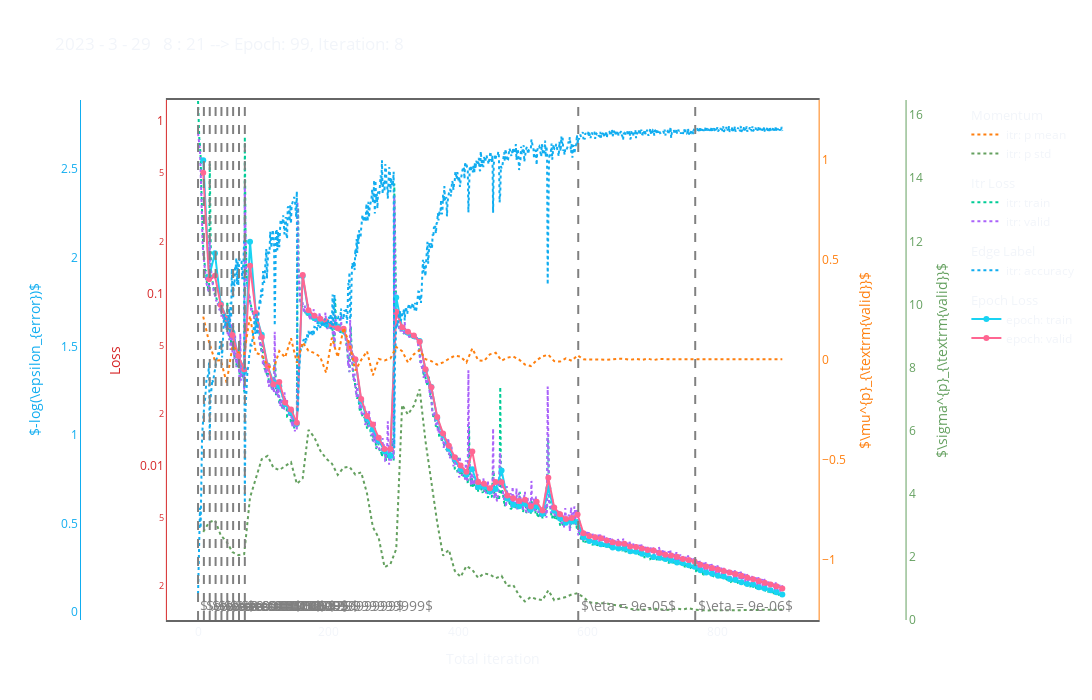

Notebook source saved alongside this figure:
### Code cell
df, t = update_csv()
fig = update_fig(df, t)
fig.show()
while True:
    df, t = update_csv()
    fig = update_fig(df, t)
    time.sleep(30)
    clear_output(wait=False)
    fig.show()

### Figure 1 — Plotly figure (JSON) as saved in the notebook; plotly's stock layout.template omitted (floating-point values rounded to 4 significant figures; data arrays with more than 128 entries replaced by an {"elided": "..."} marker saying what was removed)
{"data": [{"legendgroup": "Momentum", "legendgrouptitle": {"text": "Momentum"}, "line": {"color": "#ff7f0e", "dash": "dot"}, "mode": "lines", "name": "itr: p mean", "x": [8, 17, 26, 35, 44, 53, 62, 71, 80, 89, 98, 107, 116, 125, 134, 143, 152, 161, 170, 179, 188, 197, 206, 215, 224, 233, 242, 251, 260, 269, 278, 287, 296, 305, 314, 323, 332, 341, 350, 359, 368, 377, 386, 395, 404, 413, 422, 431, 440, 449, 458, 467, 476, 485, 494, 503, 512, 521, 530, 539, 548, 557, 566, 575, 584, 593, 602, 611, 620, 629, 638, 647, 656, 665, 674, 683, 692, 701, 710, 719, 728, 737, 746, 755, 764, 773, 782, 791, 800, 809, 818, 827, 836, 845, 854, 863, 872, 881, 890, 899], "y": [0.2168, 0.08896, -0.004093, -0.000829, -0.1137, 0.07035, 0.03903, 0.03011, 0.2207, 0.03559, 0.02495, -0.02867, -0.0473, 0.04458, 0.01265, 0.1085, -0.01342, 0.08824, 0.04592, 0.03495, 0.01547, -0.06324, 0.1112, 0.01398, 0.1611, 0.07851, -0.05278, 0.0004019, 0.04377, -0.07673, 0.005376, -0.002044, 0.007619, 0.06473, 0.04464, -0.0125, 0.02829, 0.04918, 0.004018, -0.005411, -0.02312, -0.0118, 0.005957, 0.02144, 0.01692, -0.01213, 0.05819, -0.001802, -0.004731, 0.02836, 0.03626, -0.003174, 0.01154, 0.01771, 0.001855, -0.02306, -0.03043, -0.001238, 0.01808, 0.02623, -0.005508, -0.008012, 0.00867, -0.004069, 0.02346, 0.003171, 0.002911, 0.0009235, 0.001938, 0.001022, 0.003791, 0.006691, 0.00538, 0.001164, 0.005934, 0.0007262, 0.006749, -0.0004655, 0.005743, 0.003077, 0.003444, 0.003642, 0.003862, 0.003215, 0.005779, 0.003304, 0.002504, 0.0033, 0.002861, 0.003828, 0.003562, 0.003993, 0.003995, 0.003368, 0.003358, 0.003947, 0.003804, 0.004139, 0.004359, 0.003263], "yaxis": "y3", "type": "scatter", "uid": "d6eab943-fe45-4115-88ca-dabd3f840681"}, {"legendgroup": "Momentum", "line": {"color": "#64a05f", "dash": "dot"}, "mode": "lines", "name": "itr: p std", "x": [8, 17, 26, 35, 44, 53, 62, 71, 80, 89, 98, 107, 116, 125, 134, 143, 152, 161, 170, 179, 188, 197, 206, 215, 224, 233, 242, 251, 260, 269, 278, 287, 296, 305, 314, 323, 332, 341, 350, 359, 368, 377, 386, 395, 404, 413, 422, 431, 440, 449, 458, 467, 476, 485, 494, 503, 512, 521, 530, 539, 548, 557, 566, 575, 584, 593, 602, 611, 620, 629, 638, 647, 656, 665, 674, 683, 692, 701, 710, 719, 728, 737, 746, 755, 764, 773, 782, 791, 800, 809, 818, 827, 836, 845, 854, 863, 872, 881, 890, 899], "y": [2.793, 3.098, 3.166, 2.683, 2.48, 2.152, 2.056, 2.09, 3.882, 4.466, 5.098, 5.201, 4.828, 4.752, 4.875, 5.002, 4.315, 4.488, 6.025, 5.79, 5.369, 5.12, 4.956, 4.599, 4.831, 4.856, 4.608, 4.681, 4.01, 2.944, 2.605, 1.676, 1.769, 2.252, 6.817, 6.511, 6.792, 7.31, 5.664, 4.401, 3.088, 2.039, 2.226, 1.559, 1.368, 1.711, 1.592, 1.335, 1.476, 1.444, 1.324, 1.398, 1.075, 1.11, 0.776, 0.588, 0.7288, 0.6573, 0.6287, 0.9432, 0.6275, 0.6809, 0.7308, 0.8101, 0.8474, 0.721, 0.5601, 0.5377, 0.5369, 0.5237, 0.4824, 0.4615, 0.4161, 0.3508, 0.3336, 0.3205, 0.3353, 0.3548, 0.3451, 0.3154, 0.331, 0.365, 0.3324, 0.3763, 0.328, 0.3081, 0.3019, 0.3083, 0.305, 0.3078, 0.3114, 0.3112, 0.3129, 0.3182, 0.3202, 0.32, 0.3211, 0.3253, 0.3257, 0.3247], "yaxis": "y4", "type": "scatter", "uid": "7ae032f1-4811-4360-9b8b-56d63f2569be"}, {"legendgroup": "Itr Loss", "legendgrouptitle": {"text": "Itr Loss"}, "line": {"dash": "dot"}, "mode": "lines", "name": "itr: train", "x": {"elided": "900 int values"}, "y": {"elided": "900 float values"}, "type": "scatter", "uid": "1ac98692-b276-459c-a4a2-bbda7e02263d"}, {"legendgroup": "Itr Loss", "line": {"dash": "dot"}, "mode": "lines", "name": "itr: valid", "x": {"elided": "900 int values"}, "y": {"elided": "900 float values"}, "type": "scatter", "uid": "525f3369-1901-481d-a729-de2276075c44"}, {"legendgroup": "Edge Label", "legendgrouptitle": {"text": "Edge Label"}, "line": {"color": "#11ADF0", "dash": "dot"}, "mode": "lines", "name": "itr: accuracy", "x": {"elided": "900 int values"}, "y": {"elided": "900 float values"}, "yaxis": "y2", "type": "scatter", "uid": "de2844dd-29ea-4388-b10e-12d6457f5010"}, {"legendgroup": "Epoch Loss", "legendgrouptitle": {"text": "Epoch Loss"}, "mode": "lines+markers", "name": "epoch: train", "x": [8, 17, 26, 35, 44, 53, 62, 71, 80, 89, 98, 107, 116, 125, 134, 143, 152, 161, 170, 179, 188, 197, 206, 215, 224, 233, 242, 251, 260, 269, 278, 287, 296, 305, 314, 323, 332, 341, 350, 359, 368, 377, 386, 395, 404, 413, 422, 431, 440, 449, 458, 467, 476, 485, 494, 503, 512, 521, 530, 539, 548, 557, 566, 575, 584, 593, 602, 611, 620, 629, 638, 647, 656, 665, 674, 683, 692, 701, 710, 719, 728, 737, 746, 755, 764, 773, 782, 791, 800, 809, 818, 827, 836, 845, 854, 863, 872, 881, 890, 899], "y": [0.5934, 0.1256, 0.1711, 0.08709, 0.07197, 0.05922, 0.04383, 0.0353, 0.1997, 0.07628, 0.05759, 0.03815, 0.03048, 0.02894, 0.02279, 0.02044, 0.01755, 0.1262, 0.07763, 0.07201, 0.06866, 0.06634, 0.06435, 0.06437, 0.06048, 0.04874, 0.04112, 0.02379, 0.01879, 0.01631, 0.01398, 0.01215, 0.01141, 0.09468, 0.06323, 0.0591, 0.05651, 0.05296, 0.03582, 0.02864, 0.01894, 0.01507, 0.01256, 0.01094, 0.009536, 0.008868, 0.009556, 0.007532, 0.007556, 0.007085, 0.007329, 0.009399, 0.006464, 0.005948, 0.005833, 0.00602, 0.005564, 0.005832, 0.005248, 0.007409, 0.005511, 0.004947, 0.004671, 0.004755, 0.004719, 0.003844, 0.003667, 0.003592, 0.003504, 0.00347, 0.003353, 0.003318, 0.003308, 0.003198, 0.003171, 0.003088, 0.00305, 0.002955, 0.00293, 0.002882, 0.002819, 0.002751, 0.002721, 0.002649, 0.002592, 0.002476, 0.002402, 0.002363, 0.002306, 0.002277, 0.002206, 0.002178, 0.00211, 0.002065, 0.002045, 0.001976, 0.001944, 0.001895, 0.001849, 0.00179], "type": "scatter", "uid": "e1263cb7-b510-4d14-860b-cbccad6c05ea"}, {"legendgroup": "Epoch Loss", "mode": "lines+markers", "name": "epoch: valid", "x": [8, 17, 26, 35, 44, 53, 62, 71, 80, 89, 98, 107, 116, 125, 134, 143, 152, 161, 170, 179, 188, 197, 206, 215, 224, 233, 242, 251, 260, 269, 278, 287, 296, 305, 314, 323, 332, 341, 350, 359, 368, 377, 386, 395, 404, 413, 422, 431, 440, 449, 458, 467, 476, 485, 494, 503, 512, 521, 530, 539, 548, 557, 566, 575, 584, 593, 602, 611, 620, 629, 638, 647, 656, 665, 674, 683, 692, 701, 710, 719, 728, 737, 746, 755, 764, 773, 782, 791, 800, 809, 818, 827, 836, 845, 854, 863, 872, 881, 890, 899], "y": [0.5022, 0.1209, 0.1268, 0.08574, 0.07099, 0.05749, 0.04355, 0.03621, 0.1448, 0.07707, 0.05574, 0.03783, 0.0297, 0.03067, 0.02327, 0.02124, 0.0178, 0.128, 0.07997, 0.07416, 0.07122, 0.06905, 0.06517, 0.06274, 0.06238, 0.04837, 0.04147, 0.02443, 0.01948, 0.01735, 0.01453, 0.01252, 0.01253, 0.07842, 0.06361, 0.06002, 0.057, 0.05243, 0.03631, 0.02855, 0.01918, 0.01537, 0.01309, 0.01121, 0.01004, 0.009233, 0.01211, 0.008043, 0.007859, 0.007419, 0.008052, 0.008026, 0.00673, 0.006487, 0.006249, 0.006345, 0.005802, 0.006183, 0.005497, 0.008511, 0.005736, 0.005232, 0.004912, 0.004982, 0.00521, 0.004061, 0.003909, 0.003849, 0.003794, 0.003691, 0.003596, 0.003536, 0.003534, 0.003406, 0.003376, 0.003313, 0.003244, 0.003223, 0.003124, 0.00305, 0.003016, 0.002965, 0.002882, 0.002845, 0.002784, 0.002664, 0.002606, 0.002553, 0.002502, 0.002451, 0.002402, 0.002355, 0.002302, 0.002252, 0.002199, 0.002149, 0.0021, 0.002049, 0.001998, 0.001944], "type": "scatter", "uid": "4a1f1d32-1fad-4162-a297-c03ecdedadcc"}], "layout": {"shapes": [{"line": {"color": "grey", "dash": "dash", "width": 2}, "type": "line", "x0": 0, "x1": 0, "xref": "x", "y0": 0, "y1": 1, "yref": "y domain"}, {"line": {"color": "grey", "dash": "dash", "width": 2}, "type": "line", "x0": 9, "x1": 9, "xref": "x", "y0": 0, "y1": 1, "yref": "y domain"}, {"line": {"color": "grey", "dash": "dash", "width": 2}, "type": "line", "x0": 18, "x1": 18, "xref": "x", "y0": 0, "y1": 1, "yref": "y domain"}, {"line": {"color": "grey", "dash": "dash", "width": 2}, "type": "line", "x0": 27, "x1": 27, "xref": "x", "y0": 0, "y1": 1, "yref": "y domain"}, {"line": {"color": "grey", "dash": "dash", "width": 2}, "type": "line", "x0": 36, "x1": 36, "xref": "x", "y0": 0, "y1": 1, "yref": "y domain"}, {"line": {"color": "grey", "dash": "dash", "width": 2}, "type": "line", "x0": 45, "x1": 45, "xref": "x", "y0": 0, "y1": 1, "yref": "y domain"}, {"line": {"color": "grey", "dash": "dash", "width": 2}, "type": "line", "x0": 54, "x1": 54, "xref": "x", "y0": 0, "y1": 1, "yref": "y domain"}, {"line": {"color": "grey", "dash": "dash", "width": 2}, "type": "line", "x0": 63, "x1": 63, "xref": "x", "y0": 0, "y1": 1, "yref": "y domain"}, {"line": {"color": "grey", "dash": "dash", "width": 2}, "type": "line", "x0": 72, "x1": 72, "xref": "x", "y0": 0, "y1": 1, "yref": "y domain"}, {"line": {"color": "grey", "dash": "dash", "width": 2}, "type": "line", "x0": 585, "x1": 585, "xref": "x", "y0": 0, "y1": 1, "yref": "y domain"}, {"line": {"color": "grey", "dash": "dash", "width": 2}, "type": "line", "x0": 765, "x1": 765, "xref": "x", "y0": 0, "y1": 1, "yref": "y domain"}], "annotations": [{"font": {"color": "grey", "size": 14}, "showarrow": false, "text": "$\\eta = 0.0003$", "x": 0.5, "xanchor": "left", "y": -2.812}, {"font": {"color": "grey", "size": 14}, "showarrow": false, "text": "$\\eta = 0.0003749999999999$", "x": 9.5, "xanchor": "left", "y": -2.812}, {"font": {"color": "grey", "size": 14}, "showarrow": false, "text": "$\\eta = 0.00045$", "x": 18.5, "xanchor": "left", "y": -2.812}, {"font": {"color": "grey", "size": 14}, "showarrow": false, "text": "$\\eta = 0.000525$", "x": 27.5, "xanchor": "left", "y": -2.812}, {"font": {"color": "grey", "size": 14}, "showarrow": false, "text": "$\\eta = 0.0006$", "x": 36.5, "xanchor": "left", "y": -2.812}, {"font": {"color": "grey", "size": 14}, "showarrow": false, "text": "$\\eta = 0.000675$", "x": 45.5, "xanchor": "left", "y": -2.812}, {"font": {"color": "grey", "size": 14}, "showarrow": false, "text": "$\\eta = 0.0007499999999999$", "x": 54.5, "xanchor": "left", "y": -2.812}, {"font": {"color": "grey", "size": 14}, "showarrow": false, "text": "$\\eta = 0.000825$", "x": 63.5, "xanchor": "left", "y": -2.812}, {"font": {"color": "grey", "size": 14}, "showarrow": false, "text": "$\\eta = 0.0009$", "x": 72.5, "xanchor": "left", "y": -2.812}, {"font": {"color": "grey", "size": 14}, "showarrow": false, "text": "$\\eta = 9e-05$", "x": 585.5, "xanchor": "left", "y": -2.812}, {"font": {"color": "grey", "size": 14}, "showarrow": false, "text": "$\\eta = 9e-06$", "x": 765.5, "xanchor": "left", "y": -2.812}], "xaxis": {"title": {"text": "Total iteration"}, "showgrid": false, "mirror": true, "showline": true, "zeroline": false, "linewidth": 2, "linecolor": "#666666", "gridcolor": "#d9d9d9", "domain": [0.1, 0.85]}, "yaxis": {"title": {"text": "Loss", "font": {"color": "#d62728"}}, "tickfont": {"color": "#d62728"}, "showgrid": false, "linecolor": "#d62728", "gridcolor": "#d9d9d9", "zeroline": false, "type": "log", "range": [-2.895, 0.1226]}, "yaxis2": {"title": {"text": "$-log(\\epsilon_{error})$", "font": {"color": "#11ADF0"}}, "tickfont": {"color": "#11ADF0"}, "anchor": "free", "overlaying": "y", "side": "left", "position": 0.0, "showgrid": false, "linecolor": "#11ADF0", "gridcolor": "#d9d9d9", "zeroline": false}, "yaxis3": {"title": {"text": "$\\mu^{p}_{\\textrm{valid}}$", "font": {"color": "#ff7f0e"}}, "tickfont": {"color": "#ff7f0e"}, "anchor": "x", "overlaying": "y", "side": "right", "showgrid": false, "linecolor": "#ff7f0e", "gridcolor": "#d9d9d9", "zeroline": false, "range": [-1.299, 1.299]}, "yaxis4": {"title": {"text": "$\\sigma^{p}_{\\textrm{valid}}$", "font": {"color": "#64a05f"}}, "tickfont": {"color": "#64a05f"}, "anchor": "free", "overlaying": "y", "side": "right", "position": 0.95, "showgrid": false, "linecolor": "#64a05f", "gridcolor": "#d9d9d9", "zeroline": false, "range": [0.0, 16.48]}, "title": {"text": "2023 - 3 - 29   8 : 21 --> Epoch: 99, Iteration: 8"}, "width": 1200, "height": 700, "paper_bgcolor": "rgba(0,0,0,0)", "plot_bgcolor": "rgba(0,0,0,0)"}}
